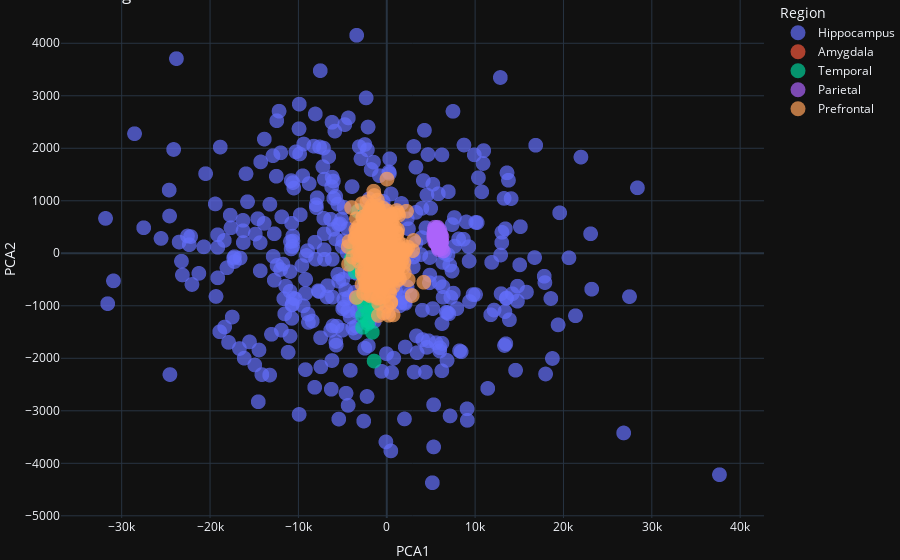

Source (notebook cell):
### Code cell
#| label: fig7cell

features = ['score', 'vol', 'dens', 'eff']
X = combined_df[features].values
X_mean = np.mean(X, axis=0)
X_std = X - X_mean
cov_matrix = np.cov(X_std.T)
eigenvalues, eigenvectors = np.linalg.eig(cov_matrix)
sorted_indices = np.argsort(eigenvalues)[::-1]
sorted_eigenvalues = eigenvalues[sorted_indices]
sorted_eigenvectors = eigenvectors[:, sorted_indices]

top_2_eigenvectors = sorted_eigenvectors[:, :2]
X_pca = X_std.dot(top_2_eigenvectors)

pca_df = pd.DataFrame(data=X_pca, columns=['PCA1', 'PCA2'])
pca_df['Region'] = combined_df['Region']

fig = px.scatter(pca_df, x='PCA1', y='PCA2', color='Region', title='PCA of Regions based on Features', template="plotly_dark")
fig.update_traces(marker=dict(size=15, opacity=0.7))
fig.update_layout(margin=dict(l=0,r=0,t=0,b=0))
fig.show()

### Figure 1 — Plotly figure (JSON) as saved in the notebook; plotly's stock layout.template omitted (floating-point values rounded to 4 significant figures; data arrays with more than 128 entries replaced by an {"elided": "..."} marker saying what was removed)
{"data": [{"hovertemplate": "Region=Hippocampus<br>PCA1=%{x}<br>PCA2=%{y}<extra></extra>", "legendgroup": "Hippocampus", "marker": {"color": "#636efa", "opacity": 0.7, "size": 15, "symbol": "circle"}, "mode": "markers", "name": "Hippocampus", "showlegend": true, "type": "scattergl", "x": {"elided": "400 float values"}, "xaxis": "x", "y": {"elided": "400 float values"}, "yaxis": "y"}, {"hovertemplate": "Region=Amygdala<br>PCA1=%{x}<br>PCA2=%{y}<extra></extra>", "legendgroup": "Amygdala", "marker": {"color": "#EF553B", "opacity": 0.7, "size": 15, "symbol": "circle"}, "mode": "markers", "name": "Amygdala", "showlegend": true, "type": "scattergl", "x": {"elided": "400 float values"}, "xaxis": "x", "y": {"elided": "400 float values"}, "yaxis": "y"}, {"hovertemplate": "Region=Temporal<br>PCA1=%{x}<br>PCA2=%{y}<extra></extra>", "legendgroup": "Temporal", "marker": {"color": "#00cc96", "opacity": 0.7, "size": 15, "symbol": "circle"}, "mode": "markers", "name": "Temporal", "showlegend": true, "type": "scattergl", "x": {"elided": "400 float values"}, "xaxis": "x", "y": {"elided": "400 float values"}, "yaxis": "y"}, {"hovertemplate": "Region=Parietal<br>PCA1=%{x}<br>PCA2=%{y}<extra></extra>", "legendgroup": "Parietal", "marker": {"color": "#ab63fa", "opacity": 0.7, "size": 15, "symbol": "circle"}, "mode": "markers", "name": "Parietal", "showlegend": true, "type": "scattergl", "x": {"elided": "400 float values"}, "xaxis": "x", "y": {"elided": "400 float values"}, "yaxis": "y"}, {"hovertemplate": "Region=Prefrontal<br>PCA1=%{x}<br>PCA2=%{y}<extra></extra>", "legendgroup": "Prefrontal", "marker": {"color": "#FFA15A", "opacity": 0.7, "size": 15, "symbol": "circle"}, "mode": "markers", "name": "Prefrontal", "showlegend": true, "type": "scattergl", "x": {"elided": "400 float values"}, "xaxis": "x", "y": {"elided": "400 float values"}, "yaxis": "y"}], "layout": {"autosize": true, "legend": {"title": {"text": "Region"}, "tracegroupgap": 0}, "margin": {"b": 0, "l": 0, "r": 0, "t": 0}, "title": {"text": "PCA of Regions based on Features"}, "xaxis": {"anchor": "y", "autorange": true, "domain": [0, 1], "range": [-36590.0, 42420.0], "title": {"text": "PCA1"}, "type": "linear"}, "yaxis": {"anchor": "x", "autorange": true, "domain": [0, 1], "range": [-5174.0, 4957.0], "title": {"text": "PCA2"}, "type": "linear"}}}
